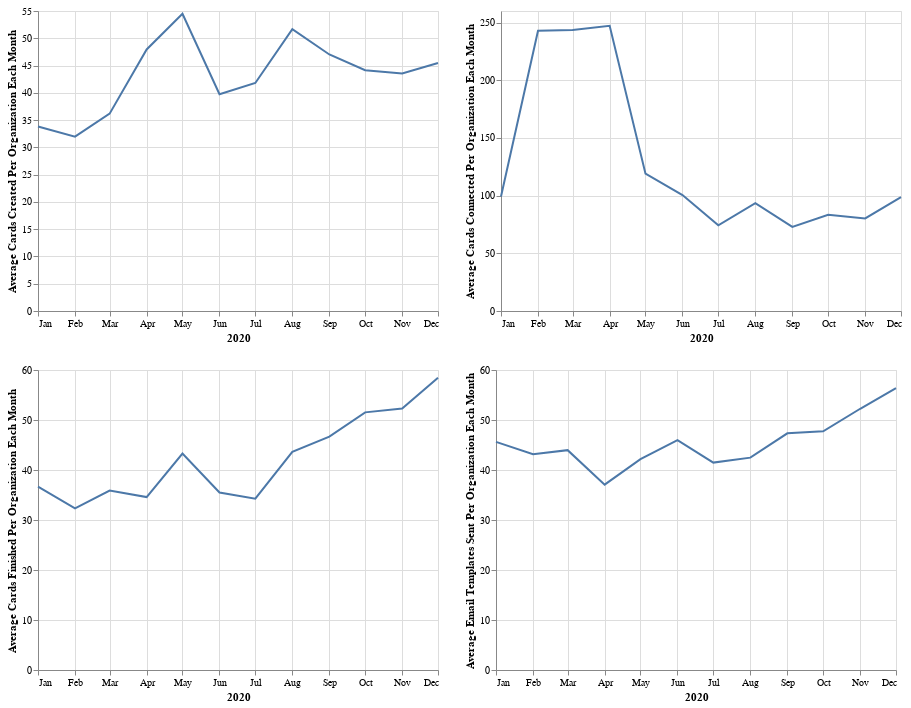

Notebook source saved alongside this figure:
### Markdown cell above
# Product Usage

### Code cell
(ccr | cco) & (cf | em)

### Figure 1 — Vega-Lite specification as saved in the notebook (floating-point values rounded to 4 significant figures)
{"config": {"view": {"continuousWidth": 400, "continuousHeight": 300}}, "vconcat": [{"hconcat": [{"data": {"name": "data-98a32cdf05c0b371d427ceab381501e6"}, "mark": "line", "encoding": {"x": {"type": "temporal", "axis": {"title": "2020"}, "field": "month", "timeUnit": "month"}, "y": {"type": "quantitative", "axis": {"title": "Average Cards Created Per Organization Each Month"}, "field": "cards_created"}}}, {"data": {"name": "data-98a32cdf05c0b371d427ceab381501e6"}, "mark": "line", "encoding": {"x": {"type": "temporal", "axis": {"title": "2020"}, "field": "month", "timeUnit": "month"}, "y": {"type": "quantitative", "axis": {"title": "Average Cards Connected Per Organization Each Month"}, "field": "cards_connected"}}}]}, {"hconcat": [{"data": {"name": "data-98a32cdf05c0b371d427ceab381501e6"}, "mark": "line", "encoding": {"x": {"type": "temporal", "axis": {"title": "2020"}, "field": "month", "timeUnit": "month"}, "y": {"type": "quantitative", "axis": {"title": "Average Cards Finished Per Organization Each Month"}, "field": "cards_finished"}}}, {"data": {"name": "data-98a32cdf05c0b371d427ceab381501e6"}, "mark": "line", "encoding": {"x": {"type": "temporal", "axis": {"title": "2020"}, "field": "month", "timeUnit": "month"}, "y": {"type": "quantitative", "axis": {"title": "Average Email Templates Sent Per Organization Each Month"}, "field": "email_templates_sent"}}}]}], "$schema": "https://vega.github.io/schema/vega-lite/v4.8.1.json", "datasets": {"data-98a32cdf05c0b371d427ceab381501e6": [{"cards_created": 33.82, "cards_finished": 36.68, "cards_connected": 99.29, "automation_jobs": 2224.0, "email_templates_sent": 45.62, "month": "2020 Jan"}, {"cards_created": 31.96, "cards_finished": 32.33, "cards_connected": 242.9, "automation_jobs": 2062.0, "email_templates_sent": 43.17, "month": "2020 Feb"}, {"cards_created": 36.18, "cards_finished": 35.9, "cards_connected": 243.5, "automation_jobs": 2366.0, "email_templates_sent": 43.97, "month": "2020 Mar"}, {"cards_created": 47.95, "cards_finished": 34.59, "cards_connected": 247.1, "automation_jobs": 2624.0, "email_templates_sent": 37.07, "month": "2020 Apr"}, {"cards_created": 54.48, "cards_finished": 43.3, "cards_connected": 119.0, "automation_jobs": 2279.0, "email_templates_sent": 42.17, "month": "2020 May"}, {"cards_created": 39.74, "cards_finished": 35.5, "cards_connected": 100.4, "automation_jobs": 1994.0, "email_templates_sent": 45.97, "month": "2020 Jun"}, {"cards_created": 41.8, "cards_finished": 34.25, "cards_connected": 74.32, "automation_jobs": 2050.0, "email_templates_sent": 41.48, "month": "2020 Jul"}, {"cards_created": 51.65, "cards_finished": 43.63, "cards_connected": 93.5, "automation_jobs": 1739.0, "email_templates_sent": 42.47, "month": "2020 Aug"}, {"cards_created": 47.03, "cards_finished": 46.68, "cards_connected": 72.86, "automation_jobs": 1892.0, "email_templates_sent": 47.33, "month": "2020 Sep"}, {"cards_created": 44.14, "cards_finished": 51.53, "cards_connected": 83.34, "automation_jobs": 2216.0, "email_templates_sent": 47.74, "month": "2020 Oct"}, {"cards_created": 43.55, "cards_finished": 52.29, "cards_connected": 80.23, "automation_jobs": 1567.0, "email_templates_sent": 52.25, "month": "2020 Nov"}, {"cards_created": 45.47, "cards_finished": 58.47, "cards_connected": 98.62, "automation_jobs": 1620.0, "email_templates_sent": 56.35, "month": "2020 Dec"}]}}
